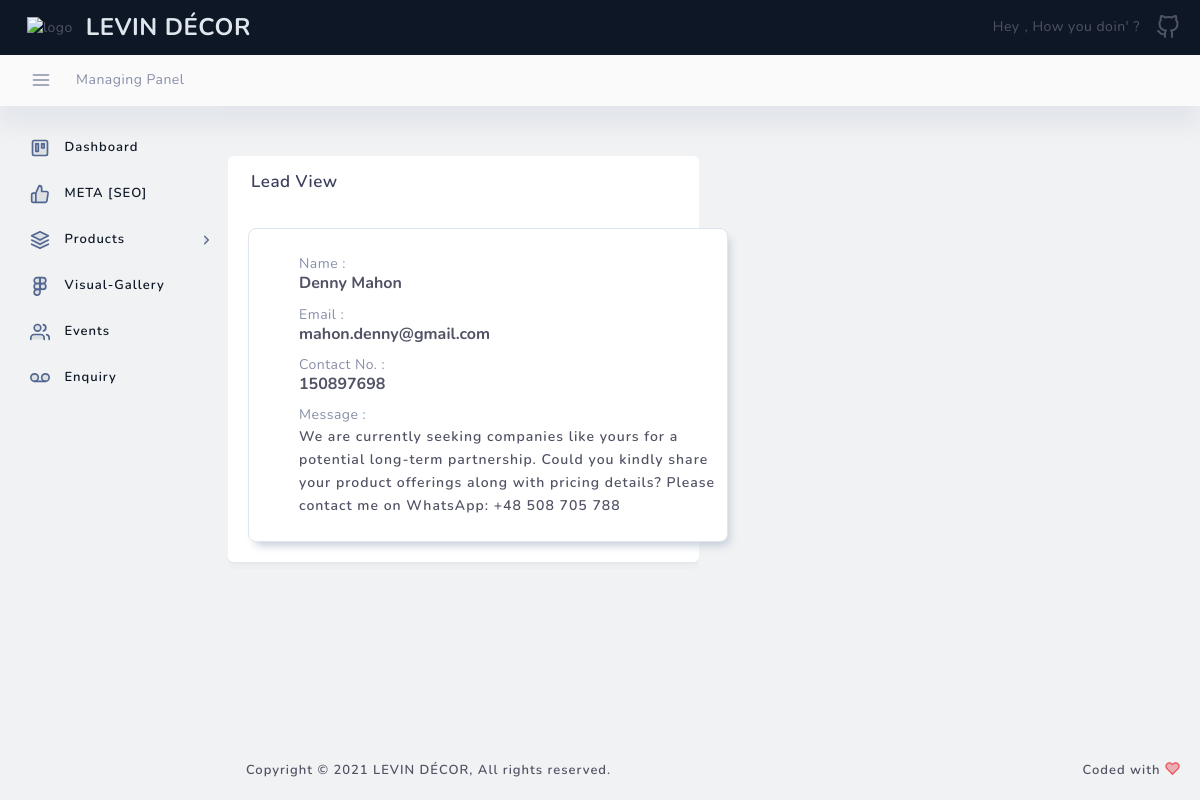
Page /panel/enquiry/view/1059/ on the committed database.
### inquiry/models.py (models this page shows, shortened)
class Enquiry(models.Model) :
    name = models.CharField(max_length=250, null=True, blank=True)
    email = models.CharField(max_length=250, null=True, blank=True)
    phone = models.CharField(max_length=50, null=True, blank=True)
    message = models.TextField(null=True, blank=True)
    date = models.CharField(max_length=100, null=True, blank=True)

### inquiry/views.py (the view)
# urls.py: url(r'^panel/enquiry/view/(?P<enquiry_pk>\d+)/$', views.enquiry_view, name='enquiry_view'),
def enquiry_view(request, enquiry_pk) :
    try :
        enquiry = Enquiry.objects.get(pk=enquiry_pk)
    except :
        messages.error(request, 'Enquiry not found')
        return redirect('enquiry')
    send = {
        'enquiry': enquiry,
    }
    return render(request, 'back/enquiry/contact_back_view.html', send)

### levin_main/templates/back/enquiry/contact_back_view.html (shortened to what this page needs)
{% extends 'back/master_back.html' %}
{% load static %}
    {% block headblock %}
    <link href="{% static 'back/assets/css/components/cards/card.css' %}" rel="stylesheet" type="text/css" />
    {% endblock %}
    {% block page_content %}
    <div class="row" style="margin-top: 50px;">
        <div id="card_4" class="col-lg-6 layout-spacing">
            <div class="statbox widget box box-shadow">
                <div class="widget-header">
                    <div class="row">
                        <div class="col-xl-12 col-md-12 col-sm-12 col-12">
                            <h4>Lead View</h4>
                        </div>
                    </div>
                </div>
                <div class="widget-content widget-content-area">
                    <div class="card component-card_4">
                        <div class="card-body">
                            <div class="user-info">
                                Name : <h5 class="card-user_name">{{enquiry.name}}</h5>
                                Email : <h5 class="card-user_name">{{enquiry.email}}</h5>
                                Contact No. : <h5 class="card-user_name">{{enquiry.phone}}</h5>
                                Message : <p class="card-text">{{enquiry.message}}</p>
                            </div>
                        </div>
                    </div>
                </div>
            </div>
        </div>
    </div>
    {% endblock %}

### static/back/assets/css/dashboard/dash_1.css (style rules this page uses)
.layout-spacing { padding-bottom: 25px; }
.widget { position: relative; padding: 20px; border-radius: 8px; border: none; background: #fff; -webkit-box-shadow: 0 0.1px 0px rgba(0, 0, 0, 0.002), 0 0.2px 0px rgba(0, 0, 0, 0.003), 0 0.4px 0px rgba(0, 0, 0, 0.004), 0 0.6px 0px rgba(0, 0, 0, 0.004), 0 0.9px 0px rgba(0, 0, 0, 0.005), 0 1.2px 0px rgba(0, 0, 0, 0.006), 0 1.8px 0px rgba(0, 0, 0, 0.006), 0 2.6px 0px rgba(0, 0, 0, 0.007), 0 3.9px 0px rgba(0, 0, 0, 0.008), 0 7px 0px rgba(0, 0, 0, 0.01); -moz-box-shadow: 0 0.1px 0px rgba(0, 0, 0, 0.002), 0 0.2px 0px rgba(0, 0, 0, 0.003), 0 0.4px 0px rgba(0, 0, 0, 0.004), 0 0.6px 0px rgba(0, 0, 0, 0.004), 0 0.9px 0px rgba(0, 0, 0, 0.005), 0 1.2px 0px rgba(0, 0, 0, 0.006), 0 1.8px 0px rgba(0, 0, 0, 0.006), 0 2.6px 0px rgba(0, 0, 0, 0.007), 0 3.9px 0px rgba(0, 0, 0, 0.008), 0 7px 0px rgba(0, 0, 0, 0.01); box-shadow: 0 0.1px 0px rgba(0, 0, 0, 0.002), 0 0.2px 0px rgba(0, 0, 0, 0.003), 0 0.4px 0px rgba(0, 0, 0, 0.004), 0 0.6px 0px rgba(0, 0, 0, 0.004), 0 0.9px 0px rgba(0, 0, 0, 0.005), 0 1.2px 0px rgba(0, 0, 0, 0.006), 0 1.8px 0px rgba(0, 0, 0, 0.006), 0 2.6px 0px rgba(0, 0, 0, 0.007), 0 3.9px 0px rgba(0, 0, 0, 0.008), 0 7px 0px rgba(0, 0, 0, 0.01); }
.widget h5 { font-weight: 700; font-size: 19px; letter-spacing: 0px; margin-bottom: 0; color: #515365; }

### static/back/assets/css/widgets/modules-widgets.css (style rules this page uses)
.layout-spacing { padding-bottom: 30px; }
.widget { position: relative; padding: 0; border-radius: 6px; border: none; -webkit-box-shadow: 0 0.1px 0px rgba(0, 0, 0, 0.002), 0 0.2px 0px rgba(0, 0, 0, 0.003), 0 0.4px 0px rgba(0, 0, 0, 0.004), 0 0.6px 0px rgba(0, 0, 0, 0.004), 0 0.9px 0px rgba(0, 0, 0, 0.005), 0 1.2px 0px rgba(0, 0, 0, 0.006), 0 1.8px 0px rgba(0, 0, 0, 0.006), 0 2.6px 0px rgba(0, 0, 0, 0.007), 0 3.9px 0px rgba(0, 0, 0, 0.008), 0 7px 0px rgba(0, 0, 0, 0.01); -moz-box-shadow: 0 0.1px 0px rgba(0, 0, 0, 0.002), 0 0.2px 0px rgba(0, 0, 0, 0.003), 0 0.4px 0px rgba(0, 0, 0, 0.004), 0 0.6px 0px rgba(0, 0, 0, 0.004), 0 0.9px 0px rgba(0, 0, 0, 0.005), 0 1.2px 0px rgba(0, 0, 0, 0.006), 0 1.8px 0px rgba(0, 0, 0, 0.006), 0 2.6px 0px rgba(0, 0, 0, 0.007), 0 3.9px 0px rgba(0, 0, 0, 0.008), 0 7px 0px rgba(0, 0, 0, 0.01); box-shadow: 0 0.1px 0px rgba(0, 0, 0, 0.002), 0 0.2px 0px rgba(0, 0, 0, 0.003), 0 0.4px 0px rgba(0, 0, 0, 0.004), 0 0.6px 0px rgba(0, 0, 0, 0.004), 0 0.9px 0px rgba(0, 0, 0, 0.005), 0 1.2px 0px rgba(0, 0, 0, 0.006), 0 1.8px 0px rgba(0, 0, 0, 0.006), 0 2.6px 0px rgba(0, 0, 0, 0.007), 0 3.9px 0px rgba(0, 0, 0, 0.008), 0 7px 0px rgba(0, 0, 0, 0.01); }

### static/back/assets/css/components/cards/card.css (style rules this page uses)
.component-card_4 { width: 30rem; margin: 0 auto; border: none; border: 1px solid #e0e6ed; border-radius: 8px; -webkit-box-shadow: 4px 6px 10px -3px #bfc9d4; box-shadow: 4px 6px 10px -3px #bfc9d4; }
.component-card_4 .card-body { padding: 0; display: flex; }
.component-card_4 .user-info { padding: 24px 8px 24px 0px; }
.component-card_4 .card-user_name { font-size: 16px; font-weight: 700; margin-bottom: 10px; }
.component-card_4 .card-text { color: #515365; font-size: 14px; letter-spacing: 1px; font-weight: 600; line-height: 23px; }

### static/back/assets/css/main.css (style rules this page uses)
html { min-height: 100% }
body { color: #888ea8; height: 100%; font-size: 0.875rem; background: #f1f2f3; overflow-x: hidden; overflow-y: auto; letter-spacing: 0.0312rem; font-family: 'Nunito', sans-serif; }
h1, h2, h3, h4, h5, h6 { color: #3b3f5c; }
p { margin-top: 0; margin-bottom: 0.625rem; color: #515365 }
.statbox .widget-content:before, .statbox .widget-content:after { display: table; content: ""; line-height: 0; clear: both }

### rows in the picture
Enquiry: name "Denny Mahon", email "mahon.denny@gmail.com", phone "150897698", message "We are currently seeking companies like yours for a potential long-term partnership. Could you kindly share your product offerings along with pricing details? Please contact me on WhatsApp: +48 508 705 788"
